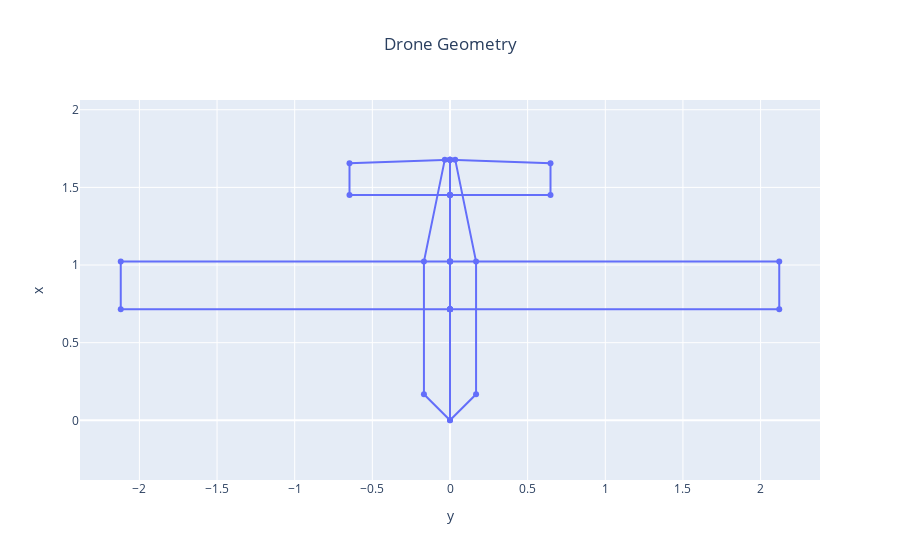

Write notebook code for a chart like this one.
### Markdown cell above
## 3. Analysis and plots

You can now use postprocessing plots to visualize the results of the MDO.

### Code cell
fig = fixedwing_geometry_plot(OUTPUT_FILE)
fig.show()

### Figure 1 — Plotly figure (JSON) as saved in the notebook; plotly's stock layout.template omitted (floating-point values rounded to 4 significant figures)
{"data": [{"mode": "lines+markers", "name": "Fixed-wing UAV MDO", "type": "scatter", "uid": "d348dd3b-7b4e-43d4-a06b-80d49d3e8b04", "x": [0, -0.1678, -0.1678, -0.03357, 0, 0, 0, -2.12, -2.12, 0, 0, 0, 0, -0.6471, -0.6471, 0, 0, 0, 0.1678, 0.1678, 0.03357, 0, 0, 0, 2.12, 2.12, 0, 0, 0, 0, 0.6471, 0.6471, 0, 0], "y": [0, 0.1678, 1.022, 1.678, 1.678, 0.7155, 0.7155, 0.7155, 1.022, 1.022, 1.022, 0.7155, 1.451, 1.451, 1.656, 1.678, 1.451, 0, 0.1678, 1.022, 1.678, 1.678, 0.7155, 0.7155, 0.7155, 1.022, 1.022, 1.022, 0.7155, 1.451, 1.451, 1.656, 1.678, 1.451]}], "layout": {"autosize": true, "title": {"text": "Drone Geometry", "x": 0.5}, "xaxis": {"autorange": true, "domain": [0, 1], "range": [-6.98, 6.98], "title": {"text": "y"}, "type": "linear"}, "yaxis": {"autorange": true, "domain": [0, 1], "range": [-0.1385, 1.817], "scaleanchor": "x", "scaleratio": 1, "title": {"text": "x"}, "type": "linear"}}}
